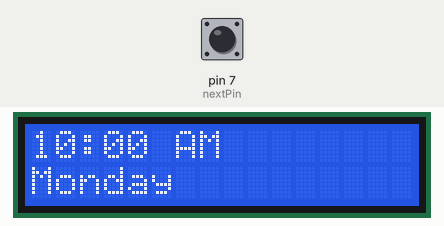
This sketch was run on a simulated Arduino Uno, built with avr-gcc and run on an emulated ATmega328P. Parts: 16×2 character LCD. The test bench sets the inputs (shaded band); at power-on: pin 7 (nextPin) HIGH.

Above: at 1.2 s.
1.3 s: pin 7 (nextPin) pulled LOW for 1 s
At 3.3 s:
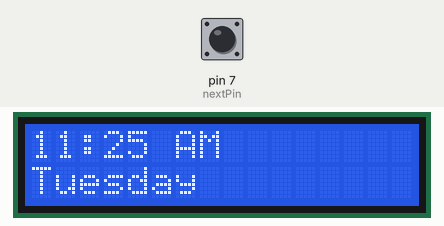
3.8 s: pin 7 (nextPin) pulled LOW for 0.15 s
At 4.4 s:
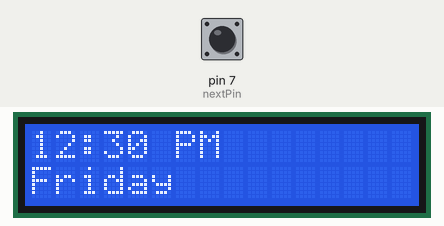
5.4 s: pin 7 (nextPin) pulled LOW for 3.2 s
At 5.55 s:
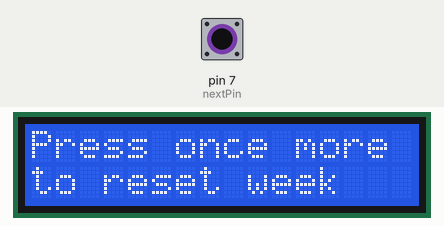

Measured:
- after the input at 1.3 s, the display: changes after 0.10 s (image 1)
- after the input at 3.8 s, the display: changes after 0.10 s (image 2)
- after the input at 5.4 s, the display: changes after 0.11 s (image 3)

The sketch:

class-end-simple.ino
```cpp
//Reed Simon
//1.2.1
//17.04.25

#include <LiquidCrystal.h>
#include <avr/sleep.h>

LiquidCrystal lcd(12, 11, 6, 5, 4, 3);

const int nextPin = 7;

int day = 1;

void setup(){
    lcd.begin(16,2);

    pinMode(nextPin, INPUT);

    if(day == 1){
        lcd.print("10:00 AM");
        lcd.setCursor(0, 1);
        lcd.print("Monday");
    } else if(day == 2){
        lcd.print("11:25 AM");
        lcd.setCursor(0, 1);
        lcd.print("Tuesday");
    } else if(day == 3){
        lcd.print("12:30 PM");
        lcd.setCursor(0, 1);
        lcd.print("Friday");
    }
}

void loop(){
    if(digitalRead(nextPin) == LOW){
        delay(100);
        if(digitalRead(nextPin) == LOW){
            lcd.clear();
            if(day < 4){
                day++;
            } else if(day >= 4){
                day = 1;
            }
            if(day == 1){
                lcd.print("10:00 AM");
                lcd.setCursor(0, 1);
                lcd.print("Monday");
            } else if(day == 2){
                lcd.print("11:25 AM");
                lcd.setCursor(0, 1);
                lcd.print("Tuesday");
            } else if(day == 3){
                lcd.print("12:30 PM");
                lcd.setCursor(0, 1);
                lcd.print("Friday");
            } else if(day == 4){
                lcd.print("Press once more");
                lcd.setCursor(0, 1);
                lcd.print("to reset week");
            }
        }
    }
}
```
